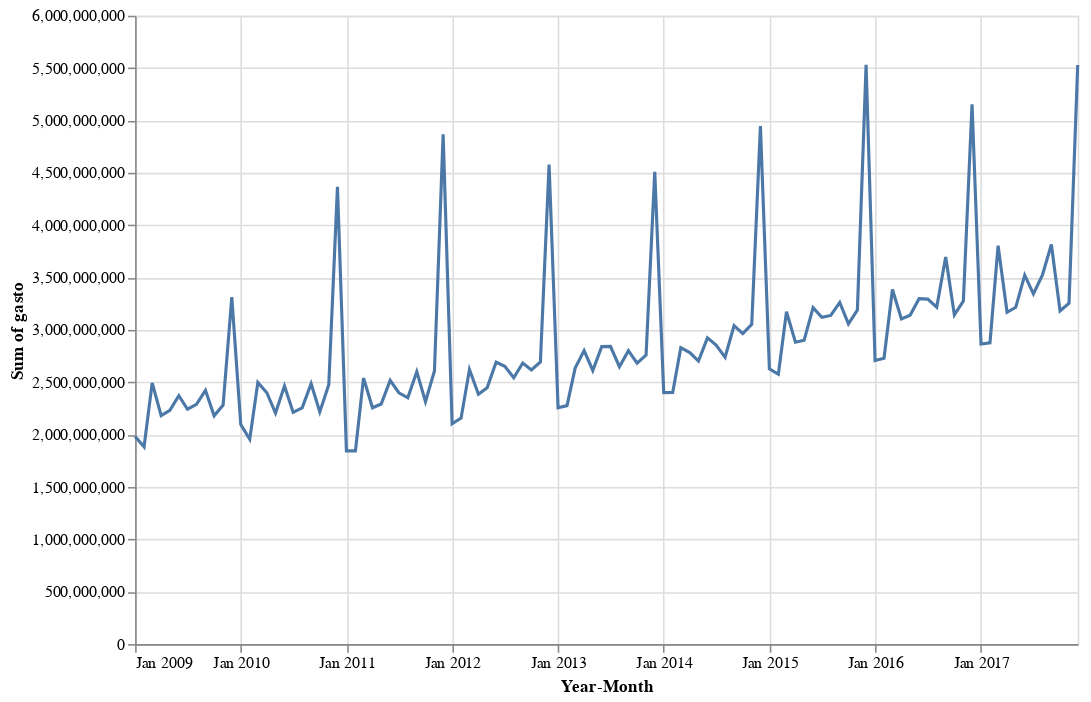

The code cell stored with this chart in its notebook:
### Code cell
alt.Chart(pub_spend_annual).mark_line().encode(
    x=alt.X('year_month:T', 
            timeUnit='yearmonth',
            axis=alt.Axis( title='Year-Month')
           ),
    y='sum(gasto)',
).properties( 
    width=600, 
    height=400 
)

### Figure 1 — Vega-Lite specification as saved in the notebook (floating-point values rounded to 4 significant figures; data arrays with more than 128 entries replaced by an {"elided": "..."} marker saying what was removed)
{"$schema": "https://vega.github.io/schema/vega-lite/v2.4.1.json", "config": {"view": {"height": 300, "width": 400}}, "data": {"values": {"elided": "2868 records"}}, "encoding": {"x": {"axis": {"title": "Year-Month"}, "field": "year_month", "timeUnit": "yearmonth", "type": "temporal"}, "y": {"aggregate": "sum", "field": "gasto", "type": "quantitative"}}, "height": 400, "mark": "line", "width": 600}
